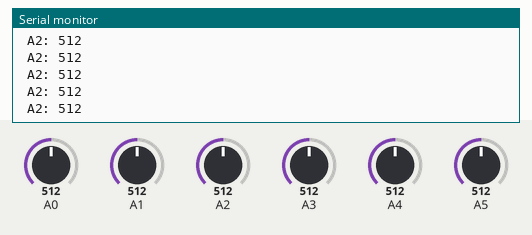
Simulated run of this sketch. Board: Arduino Uno, built with avr-gcc and run on an emulated ATmega328P. On the bench: the last lines printed to the serial monitor. The inputs (shaded band) are chosen by the test bench; at power-on: A2 = 512, A0 = 512, A1 = 512, A3 = 512, A4 = 512, A5 = 512.

Above: at 4.2 s.
4.3 s: A2 set to 106
At 5.2 s:
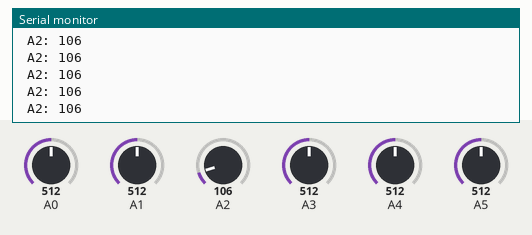
5.8 s: A2 set to 89
At 6.8 s:
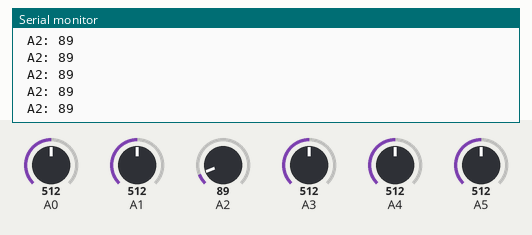
Timing chart, 0 to 8.8 s (numbered marks = the images above; inputs shaded):
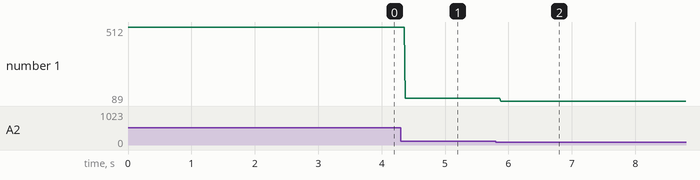

Measured:
- after the input at 4.3 s, the serial monitor: prints a new line after 0.07 s (image 1)
- after the input at 5.8 s, the serial monitor: prints a new line after 0.08 s (image 2)
- plotted number 1: 512 → 106 after the input at 4.3 s, 106 → 89 after the input at 5.8 s

The sketch:

sensor_test.ino
```cpp
void setup() {
  // put your setup code here, to run once:
  Serial.begin(9600);
  Serial.setTimeout(0);
  pinMode(A3, INPUT);
 int raw = analogRead(A3);
 pinMode(A0, INPUT);
 int raw1 = analogRead(A0);
 pinMode(A1, INPUT);
 int raw2 = analogRead(A1);
 pinMode(A2, INPUT);
 int raw3 = analogRead(A2);
 pinMode(A4, INPUT);
 int raw4 = analogRead(A4);
 pinMode(A5, INPUT);
 int raw5 = analogRead(A5);
    Serial.print(" A3: ");
    Serial.println(raw);
}

void loop() {
  // put your main code here, to run repeatedly:
 int raw = analogRead(A3);//Front left
 int raw1 = analogRead(A0);//Front right
 int raw2 = analogRead(A1);//Middle
 int raw3 = analogRead(A2);//right back
 int raw4 = analogRead(A4);//Long Range
 int raw5 = analogRead(A5);//right front
    Serial.print(" A2: ");
    Serial.println(raw3);
}
```
